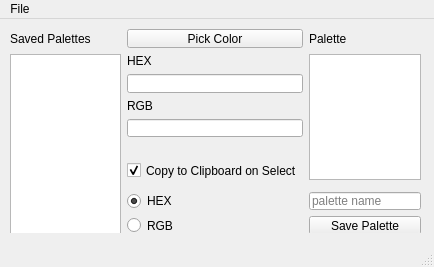
<?xml version="1.0" encoding="UTF-8"?>
<ui version="4.0">
 <class>MainWindow</class>
 <widget class="QMainWindow" name="MainWindow">
  <property name="geometry">
   <rect>
    <x>0</x>
    <y>0</y>
    <width>434</width>
    <height>267</height>
   </rect>
  </property>
  <property name="windowTitle">
   <string>MainWindow</string>
  </property>
  <widget class="QWidget" name="centralwidget">
   <widget class="QWidget" name="gridLayoutWidget">
    <property name="geometry">
     <rect>
      <x>10</x>
      <y>10</y>
      <width>411</width>
      <height>204</height>
     </rect>
    </property>
    <layout class="QGridLayout" name="gridLayout">
     <item row="5" column="2">
      <widget class="QLineEdit" name="lineEdit_2"/>
     </item>
     <item row="3" column="2">
      <widget class="QLineEdit" name="lineEdit"/>
     </item>
     <item row="0" column="3">
      <widget class="QLabel" name="label_2">
       <property name="text">
        <string>Palette</string>
       </property>
      </widget>
     </item>
     <item row="2" column="2">
      <widget class="QLabel" name="label_3">
       <property name="text">
        <string>HEX</string>
       </property>
      </widget>
     </item>
     <item row="4" column="2">
      <widget class="QLabel" name="label_4">
       <property name="text">
        <string>RGB</string>
       </property>
      </widget>
     </item>
     <item row="11" column="2">
      <widget class="QRadioButton" name="radioButton">
       <property name="text">
        <string>HEX</string>
       </property>
       <property name="checked">
        <bool>true</bool>
       </property>
      </widget>
     </item>
     <item row="0" column="2">
      <widget class="QPushButton" name="pushButton">
       <property name="text">
        <string>Pick Color</string>
       </property>
      </widget>
     </item>
     <item row="9" column="2">
      <widget class="QCheckBox" name="checkBox">
       <property name="text">
        <string>Copy to Clipboard on Select</string>
       </property>
       <property name="checked">
        <bool>true</bool>
       </property>
      </widget>
     </item>
     <item row="0" column="0">
      <widget class="QLabel" name="label">
       <property name="text">
        <string>Saved Palettes</string>
       </property>
      </widget>
     </item>
     <item row="12" column="2">
      <widget class="QRadioButton" name="radioButton_2">
       <property name="text">
        <string>RGB</string>
       </property>
      </widget>
     </item>
     <item row="2" column="0" rowspan="11">
      <widget class="QListView" name="listView_3">
       <property name="movement">
        <enum>QListView::Static</enum>
       </property>
       <property name="gridSize">
        <size>
         <width>0</width>
         <height>4</height>
        </size>
       </property>
      </widget>
     </item>
     <item row="12" column="3">
      <widget class="QPushButton" name="pushButton_2">
       <property name="text">
        <string>Save Palette</string>
       </property>
      </widget>
     </item>
     <item row="11" column="3">
      <widget class="QLineEdit" name="lineEdit_3">
       <property name="placeholderText">
        <string>palette name</string>
       </property>
      </widget>
     </item>
     <item row="2" column="3" rowspan="8">
      <widget class="QListView" name="listView_2"/>
     </item>
    </layout>
   </widget>
  </widget>
  <widget class="QMenuBar" name="menubar">
   <property name="geometry">
    <rect>
     <x>0</x>
     <y>0</y>
     <width>434</width>
     <height>21</height>
    </rect>
   </property>
   <widget class="QMenu" name="menuFile">
    <property name="title">
     <string>File</string>
    </property>
   </widget>
   <addaction name="menuFile"/>
  </widget>
  <widget class="QStatusBar" name="statusbar"/>
 </widget>
 <resources/>
 <connections/>
</ui>
